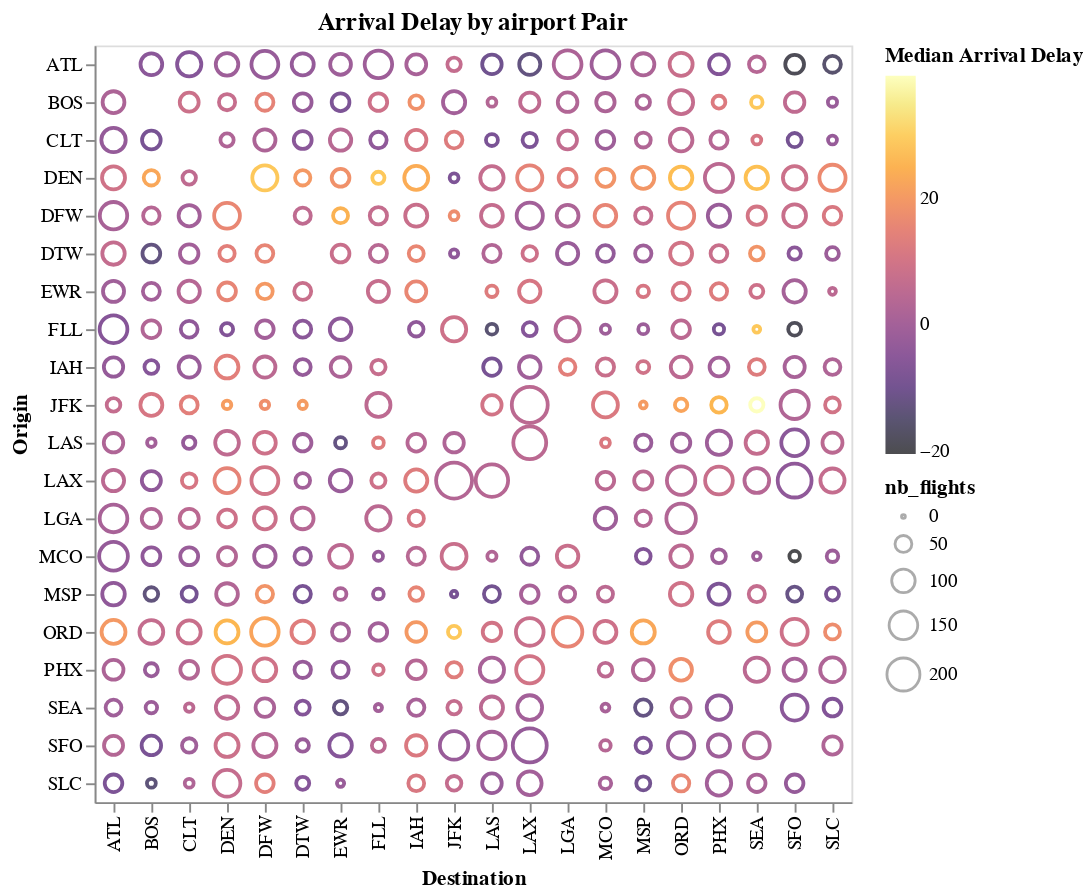

Here is the notebook cell this chart was saved with:
### Markdown cell above
## Adding a color palette

### Code cell
basic_scatter = alt.Chart(airport_pairs, title='Arrival Delay by airport Pair').mark_point().encode(
    alt.X('DESTINATION_AIRPORT', title="Destination"),
    alt.Y('ORIGIN_AIRPORT', title="Origin"),
    size='nb_flights',
    ## New
    color=alt.Color('median_arrival_delay', 
                    scale=alt.Scale(scheme='inferno'), 
                    legend=alt.Legend(title="Median Arrival Delay")
                  )
)

basic_scatter

### Figure 1 — Vega-Lite specification as saved in the notebook (floating-point values rounded to 4 significant figures; data arrays with more than 128 entries replaced by an {"elided": "..."} marker saying what was removed)
{"config": {"view": {"continuousWidth": 400, "continuousHeight": 300}}, "data": {"name": "data-2f9eadfd9e2241906f2ab8d1a807da17"}, "mark": "point", "encoding": {"color": {"type": "quantitative", "field": "median_arrival_delay", "legend": {"title": "Median Arrival Delay"}, "scale": {"scheme": "inferno"}}, "size": {"type": "quantitative", "field": "nb_flights"}, "x": {"type": "nominal", "field": "DESTINATION_AIRPORT", "title": "Destination"}, "y": {"type": "nominal", "field": "ORIGIN_AIRPORT", "title": "Origin"}}, "title": "Arrival Delay by airport Pair", "$schema": "https://vega.github.io/schema/vega-lite/v4.8.1.json", "datasets": {"data-2f9eadfd9e2241906f2ab8d1a807da17": {"elided": "358 records"}}}
